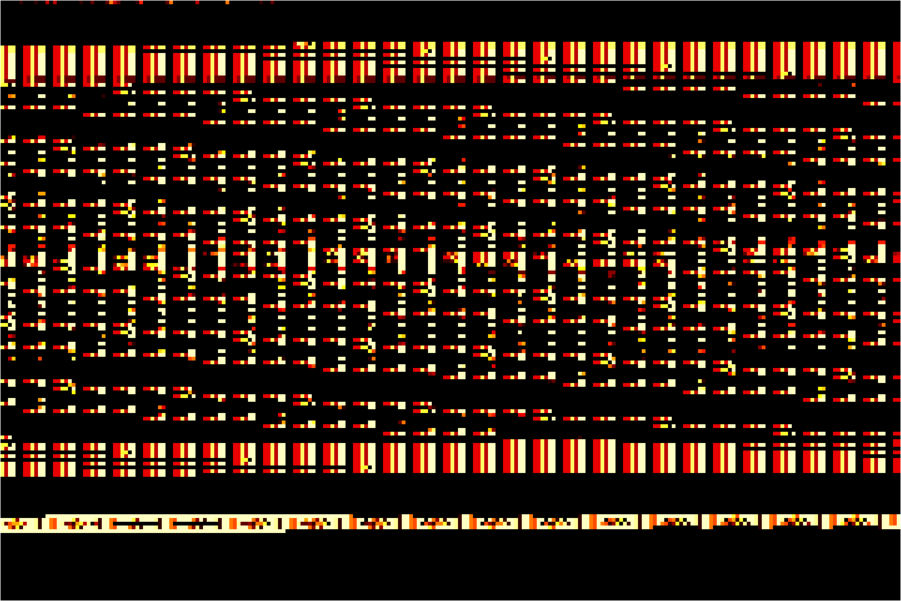
#> input picture host/images/roi.png, 1802 x 1202 px, found by its file name (shown at 1/2 size)
$ python extract_data.py
#> lines starting #> are read from the running program, lines starting #| are printed output that depends on the picture
import argparse
import binascii
import cv2
import json
import numpy as np
import sys

from collections import namedtuple
from itertools import chain

Metadata = namedtuple('Metadata', 'page_num num_pages num_bytes_on_page sha1')

# 47 = 255*3//16
PALETTE_RGB_WIDTH = 47


def convertToPaletteScale(val):
    val_int = int(val)
    if val_int > 255 * 3:
        raise ValueError(f'cannot convert {val_int} as it is greater than 255*3')
    remainder = val_int % PALETTE_RGB_WIDTH
    quotient = val_int // PALETTE_RGB_WIDTH
    if remainder > PALETTE_RGB_WIDTH / 2:
        # round up
        quotient = min(16, quotient + 1)
    return quotient


def rescale(image, regionOnGuest):
    w, h = [int(r) for r in regionOnGuest.split('x')]
    resized_image = cv2.resize(image, (w, h))
    return resized_image


def identifyBlock(img, r, c, w):
    # debug method to visualise which square we are processing
    # columns are x, rows are y
    x = c * w
    y = r * w
    print(f'drawing a green square at ({x},{y}) with width {w}')
    cv2.rectangle(img, (x, y), (x + w, y + w), (0, 255, 0), 2)
    cv2.namedWindow('output2', cv2.WINDOW_NORMAL)
    cv2.imshow('output2', img)
    cv2.waitKey(0)


def blockify(image, width, block_num=-1):
    """Converts the raw image into a list of blocks according to the given size

    E.g. if the image is of size 20x10 (width x height) and each block is of size
    5x5, this will return a list of 8 blocks, and each block will contain 25 elements
    representing the sum of the rgb components of each individual pixel
    """

    # we need to generate 'blocks' of pixels of width x width
    h, w, channels = image.shape  # we don't use channels
    print(f'h: {h}, w: {w}')
    num_rows = h // width
    num_cols = w // width
    print(f'dividing the image in {num_rows} rows and {num_cols} columns')
    counter = 0
    scale = width * width
    # block_num = 0
    ret = []
    for r in range(num_rows):
        for c in range(num_cols):
            tally = []
            for ii, i in enumerate(image[r * width : (r + 1) * width]):
                for jj, j in enumerate(i[c * width : (c + 1) * width]):
                    # r,g,b are the first 3 components
                    # the 4th is alpha which we don't want
                    tally.append(np.sum(j[:3]))
            if counter == block_num:
                print(f'average pixel: {sum(tally)/scale}')
                identifyBlock(image, r, c, width)
            ret.append(tally)
            counter += 1
    return ret


def pyramid_weights(n):
    """Weighs inner values more than outer values according to the height of the pyramid

    We scale the weights to ensure their sum is equal to one
    """

    r = np.arange(n)
    d = np.minimum(r, r[::-1])
    p = np.minimum.outer(d, d)
    sum_weights = sum(p.reshape(n * n))
    return p / sum_weights


def weigh_blocks(vals, width, sum_values=False):
    """Gives more weight to inner values of a block compared to outer values

    This is only applicable if the size of a block is > than 2x2 - otherwise
    the original blocks will be returned.

    From size 3x3 and above, the values at the edges of each block are weighed at 0.
    """

    if width < 3:
        return vals

    p = pyramid_weights(width)
    num_elems = width * width

    ret = []
    for val in vals:
        res = np.multiply(np.array(val).reshape((width, width)), p).reshape(
            1, num_elems
        )
        if sum_values:
            ret.append(sum(sum(r) for r in res))
        else:
            ret.extend(res)
    return ret


def combine_half_bytes(arr):
    pairs = zip(arr[::2], arr[1::2])
    return [((a << 4) + b) for (a, b) in pairs]


def extract_meta_data(byte_array, meta_data_length):
    ret = {}
    byteorder = 'big'
    data = byte_array[-meta_data_length:]
    page_num = int.from_bytes(data[:2], byteorder=byteorder)
    num_of_pages = int.from_bytes(data[2:4], byteorder=byteorder)
    num_bytes_on_page = int.from_bytes(data[4:6], byteorder=byteorder)
    sha1 = binascii.hexlify(data[6:26])  # 20 bytes
    print(f'{page_num}/{num_of_pages} - {num_bytes_on_page} - {sha1}')
    return Metadata(page_num, num_of_pages, num_bytes_on_page, sha1)


def extract(image, sqWidth, regionOnGuest, outFile, verify):
#> called with image = 'roi.png', sqWidth = 5, regionOnGuest = '1200x800', outFile = 'out.bin', verify = False
    print(f'processing {image}')
    img = cv2.imread(image, cv2.IMREAD_UNCHANGED)
#> img is the input picture: shape (1202, 1802, 3); mean B, G, R 18.8, 30.2, 48.4
    rimg = rescale(img, regionOnGuest)
#> in rescale, `resized_image = cv2.resize(image, (w, h))`:
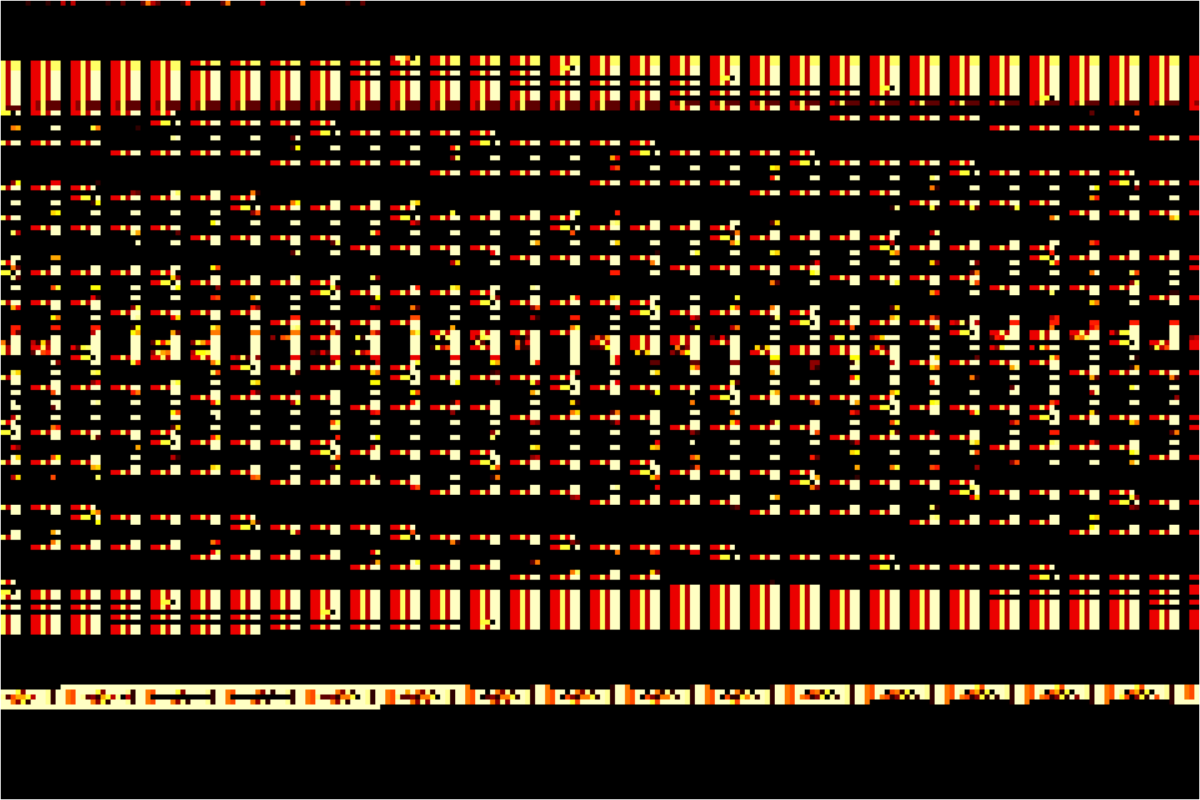
#> resized_image: shape (800, 1200, 3); mean B, G, R 18.9, 30.3, 48.4

    blocks = blockify(rimg, sqWidth)
#| h: 800, w: 1200
#| dividing the image in 160 rows and 240 columns
#> after the loop in blockify, `for r in range(num_rows):`: counter = 38400; ret = 38400 items
#> blocks = 38400 items
    extract = weigh_blocks(blocks, sqWidth, sum_values=True)
#> in pyramid_weights, `r = np.arange(n)`: r = [0, 1, 2, 3, 4]
#> in pyramid_weights, `d = np.minimum(r, r[::-1])`: d = [0, 1, 2, 1, 0]
#> in pyramid_weights, `p = np.minimum.outer(d, d)`: p = [[0, 0, 0, 0, 0], [0, 1, 1, 1, 0], [0, 1, 2, 1, 0], [0, 1, 1, 1, 0], [0, 0, 0, 0, 0]]
#> in pyramid_weights, `sum_weights = sum(p.reshape(n * n))`: sum_weights = 10
#> in weigh_blocks, `p = pyramid_weights(width)`: p = [[0, 0, 0, 0, 0], [0, 0.1, 0.1, 0.1, 0], [0, 0.1, 0.2, 0.1, 0], [0, 0.1, 0.1, 0.1, 0], [0, 0, 0, 0, 0]]
#> after the loop in weigh_blocks, `for val in vals:`: ret = 38400 items
#> extract = 38400 items
    ps = [convertToPaletteScale(ex) for ex in extract]
#> ps = 38400 items
    int_array = combine_half_bytes(ps)
#> int_array = 19200 values, max 255 at index 1621, min 0 at index 0, mean 37.23
    byte_array_all = bytearray(int_array)
    w, h = [int(r) for r in regionOnGuest.split('x')]
    # e.g. 1200/5 = 240 squares, which is 120 bytes
    meta_data_length = w // sqWidth // 2
    meta_data = extract_meta_data(byte_array_all, meta_data_length)
    byte_array = byte_array_all[: meta_data.num_bytes_on_page]

    if verify:
        import hashlib

        m = hashlib.sha1()
        m.update(byte_array)
        print(f'computed  sha1: {m.hexdigest()}')
        print(f'extracted sha1: {meta_data.sha1.decode("ascii")}')
    if outFile is None:
        import os

        bp = os.path.dirname(image)
        outFile = os.path.join(
            bp,
            f'block_{str(meta_data.page_num).zfill(5)}_{str(meta_data.num_pages).zfill(5)}_{meta_data.sha1.decode("ascii")}',
        )
    with open(outFile, 'wb') as f:
        f.write(byte_array)
        print(f'wrote file to {outFile}')


if __name__ == '__main__':
    parser = argparse.ArgumentParser()
    parser.add_argument(
        '--image',
        action='store',
        default='roi.png',
        type=str,
        help='path to image containing the data',
    )
    parser.add_argument(
        '--numBytes',
        action='store',
        default=1200 * 800,
        type=int,
        help='length (in bytes) of the file encoded in the image',
    )
    parser.add_argument(
        '--out', action='store', default='out.bin', help='out path for the decoded file'
    )
    parser.add_argument(
        '--verify',
        action='store_true',
        default=False,
        help='toggle computing the SHA1 of the decoded block and compares with what was extracted from the metadata',
    )
    parser.add_argument(
        '--blockSize',
        action='store',
        default=5,
        type=int,
        help='the width of a block in pixels',
    )
    parser.add_argument(
        '--regionOnGuest',
        action='store',
        default='1200x800',
        type=str,
        help='width x height area containing the data on the guest',
    )
    args = parser.parse_args()
    extract(args.image, args.blockSize, args.regionOnGuest, args.out, args.verify)
